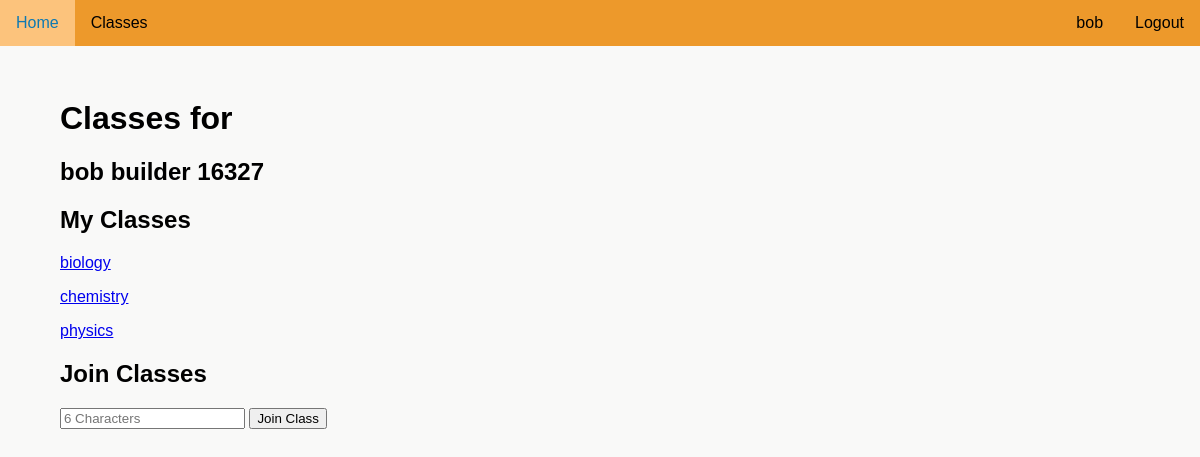
Page /account/16327/classes (signed in) on the committed database.
### attendanceproject/models.py (models this page shows)
class User(UserMixin, db.Model):
    __tablename__ = "user"
    id = db.Column(db.Integer, unique=True, nullable=False, primary_key=True)
    fname = db.Column(db.Text(20), nullable=False)
    lname = db.Column(db.Text(20), nullable=False)
    user_code = db.Column(db.Text(8), nullable=False, unique=True)
    email = db.Column(db.Text(50), nullable=False, unique=True)
    password = db.Column(db.Text(90), nullable=False)
    auth = db.Column(db.Text(10), nullable=True)
    tags = db.relationship('Tag', backref='user_tag')
    subjects = db.relationship('UserSubject', back_populates='user')
    attnd_times = db.relationship('AttendanceTime', backref='subject_attnd_times')

class SubjectCode(db.Model):
    __tablename__ = "subject_code"
    id = db.Column(db.Integer, unique=True, nullable=False, primary_key=True)
    name = db.Column(db.Text(50), nullable=False)
    code = db.Column(db.Text(50), unique=True, nullable=False)
    join_code = db.Column(db.Text(10), unique=True, nullable=False)
    users = db.relationship('UserSubject', back_populates='subject')
    times = db.relationship('SubjectTimes', back_populates='subject')
    scanner = db.relationship('Scanner', back_populates='subject')

### attendanceproject/routes.py (the view, shortened to what this page needs)
@app.route('/account/<user_code>/classes', methods=['GET', 'POST'])
@login_required
def classes(user_code):
    if current_user.auth in ['teacher', 'admin']:
        user = User.query.filter_by(user_code=user_code).first()
        if not user:
            flash('User not found')
            return redirect(url_for('classes', user_code=current_user.user_code))
        else:
            user_classes = subject_name(user) # Getting a list of the user's subjects
        form = populate_JoinClassForm(user)
        if request.method == 'POST' and form.validate_on_submit():
            user = User.query.filter_by(user_code=user_code).first()
            formdata = form.classes.data
            if (len(user.subjects) > 6
                or len(formdata) + UserSubject.query.filter_by(user_id=user.id).count() > 6):
                flash('''Maximium classes a user can have is 6, the amount of classes you have have selected
                to enrol the user into causes the user to exceede the maxmium amount of classes''')
                return render_template('my_classes.html', form=form, formdata=None, user=user, user_classes=user_classes)
            else:
                conflict_check = False
                for sub_id in formdata:
                    if check_conflicting_times(user, sub_id):
                        if not conflict_check:
                            flash('The class you are trying to join has a conflicting time with one of your other classes')
                            conflict_check = True
                        continue
                    add_user_subject = UserSubject(user_id=user.id, subject_id=sub_id, user_type=user.auth)
                    user_subjects = UserSubject.query.filter_by(user_id=user.id, subject_id=sub_id).first()
                    if user_subjects:
                        continue
                    else:
                        try:
                            db.session.add(add_user_subject)
                            db.session.flush()
                        except IntegrityError:
                            db.session.rollback()
                        else:
                            db.session.commit()
                            user = User.query.filter_by(user_code=user_code).first()
                            form = populate_JoinClassForm(user)
        user_classes = subject_name(user) # Getting a list of the user's subjects/classes
        return render_template('my_classes.html', form=form, user=user, user_classes=user_classes, day_num=day_num())
    else: # If the current user is not a teacher
        if user_code != current_user.user_code:
            flash("You cannot access this page")
            return redirect(url_for('classes', user_code=current_user.user_code))
        form = CodeJoinForm()
        user_classes = subject_name(current_user) # Getting a list of the user's subjects/classes
        return render_template('my_classes.html', form=form, user=current_user, user_classes=user_classes, day_num=day_num())

### attendanceproject/forms.py
class CodeJoinForm(FlaskForm):
    code = StringField('Code', validators=[InputRequired(),
                                           Length(min=6, max=6, message='Field must be 6 characters long'),
                                           class_check, class_num_check], render_kw={'placeholder': '6 Characters'})
    join = SubmitField('Join Class')

### attendanceproject/models.py (called while the page is built)
@login_manager.user_loader
def load_user(user_id):
    return User.query.get(int(user_id))

### attendanceproject/routes.py (called while the page is built)
def subject_name(user):
    return [x.subject for x in user.subjects]

def day_num():
    return datetime.date.today().timetuple().tm_yday

### attendanceproject/templates/my_classes.html (shortened to what this page needs)
{% extends "layout.html" %}
{% block content %}
    <h1>Classes for</h1>
    <h2>{{ user.fname }} {{ user.lname }} {{ user.user_code }}</h2>
    <h2>My Classes</h2>
    {% if user_classes %}
        {% for class in user_classes %}
            <a href="{{ url_for('class_code', class_code=class.code, user_code=user.user_code, day=day_num) }}"><p>{{ class.name }}</p></a>
        {% endfor %}
    {% endif %}
    {% if user.auth == 'student' %}
        {% if form.code %}
        <h2>Join Classes</h2>
        <form method='POST' action=''>
            {{ form.code }}
            {{ form.join }}
        </form>
        {% endif %}
    {% endif %}
{% endblock %}

### attendanceproject/templates/navigation.html (shortened to what this page needs)
<div id='nav'>
    <ul>
        <div id="nav-left">
            <li><a href="{{url_for('home')}}">Home</a></li>
            {% if current_user.is_authenticated %}
                {% if current_user.auth in ['teacher', 'student'] %}
                    <li><a href="{{url_for('classes', user_code=current_user.user_code)}}">Classes</a></li>
                {% endif %}
            {% endif %}
        </div>
        <div id="nav-right">
            {% if current_user.is_authenticated %}
                <li><a href="{{url_for('logout')}}">Logout</a></li>
                <li><a href="{{url_for('account', user_code=current_user.user_code)}}">{{ current_user.fname }}</a></li>
            {% endif %}
        </div>
    </ul>
</div>

### attendanceproject/static/style.css (style rules this page uses)
:root { --main: #ed992b; --headings: #0E79B2; --errors: #C12E47; }
html { font-family: 'Noto Sans JP', sans-serif; background-color: rgb(249, 249, 248); }
body { margin: 0; margin-left: auto; margin-right: auto; }
ul { list-style-type: None; padding-inline-start: 0; }
#nav ul { list-style-type: none; position: fixed; top: 0; width: 100%; margin: 0; padding: 0; background-color: var(--main); min-width: 555px; }
#nav-left li { float: left; }
#nav-right li { float: right; }
#nav li a { display: block; color: black; text-align: center; padding: 14px 16px; text-decoration: none; }

### rows in the picture
User: fname "bob", lname "builder", user_code "16327"
SubjectCode: name "biology"
SubjectCode: name "chemistry"
SubjectCode: name "physics"
